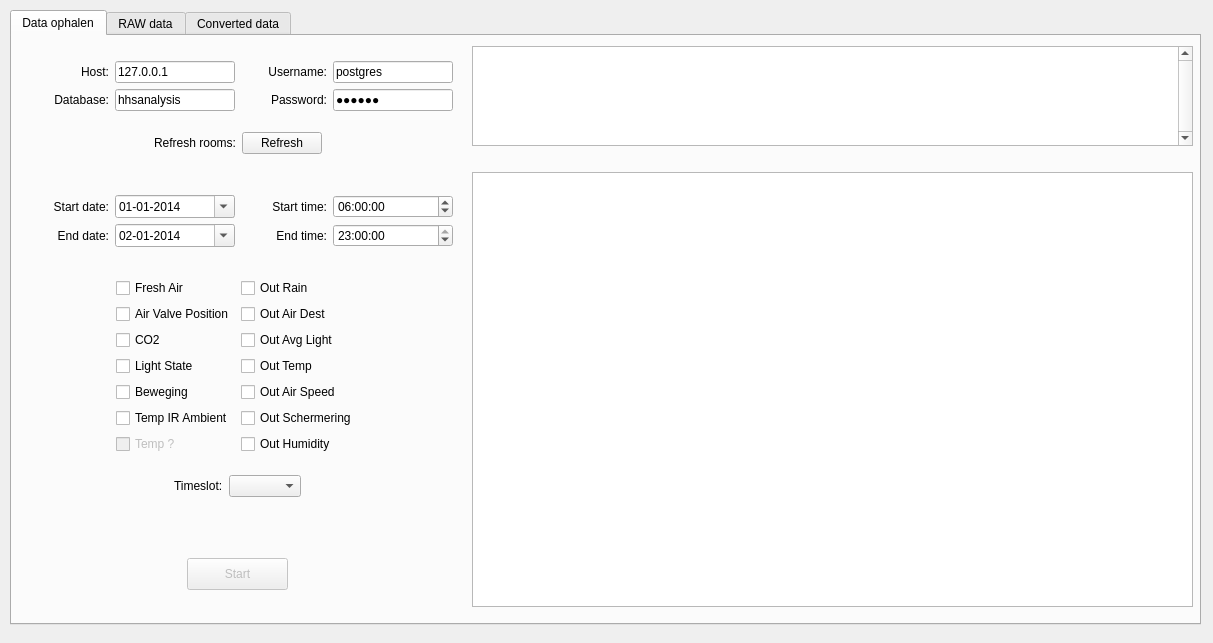
<?xml version="1.0" encoding="UTF-8"?>
<ui version="4.0">
 <class>windowConnectDatabase</class>
 <widget class="QWidget" name="windowConnectDatabase">
  <property name="geometry">
   <rect>
    <x>0</x>
    <y>0</y>
    <width>1213</width>
    <height>643</height>
   </rect>
  </property>
  <property name="windowTitle">
   <string>Import data via database</string>
  </property>
  <widget class="QTabWidget" name="tabWidget">
   <property name="geometry">
    <rect>
     <x>10</x>
     <y>10</y>
     <width>1191</width>
     <height>615</height>
    </rect>
   </property>
   <property name="sizePolicy">
    <sizepolicy hsizetype="Expanding" vsizetype="Expanding">
     <horstretch>0</horstretch>
     <verstretch>0</verstretch>
    </sizepolicy>
   </property>
   <property name="minimumSize">
    <size>
     <width>1191</width>
     <height>615</height>
    </size>
   </property>
   <property name="maximumSize">
    <size>
     <width>781</width>
     <height>16777215</height>
    </size>
   </property>
   <property name="currentIndex">
    <number>0</number>
   </property>
   <widget class="QWidget" name="tab_1">
    <attribute name="title">
     <string>Data ophalen</string>
    </attribute>
    <widget class="QWidget" name="verticalLayoutWidget">
     <property name="geometry">
      <rect>
       <x>460</x>
       <y>10</y>
       <width>721</width>
       <height>561</height>
      </rect>
     </property>
     <layout class="QVBoxLayout" name="verticalLayout">
      <item>
       <widget class="QTextBrowser" name="logEntry">
        <property name="sizePolicy">
         <sizepolicy hsizetype="Expanding" vsizetype="Maximum">
          <horstretch>0</horstretch>
          <verstretch>0</verstretch>
         </sizepolicy>
        </property>
        <property name="maximumSize">
         <size>
          <width>16777215</width>
          <height>100</height>
         </size>
        </property>
        <property name="verticalScrollBarPolicy">
         <enum>Qt::ScrollBarAlwaysOn</enum>
        </property>
        <property name="lineWrapMode">
         <enum>QTextEdit::NoWrap</enum>
        </property>
       </widget>
      </item>
      <item>
       <spacer name="verticalSpacer">
        <property name="orientation">
         <enum>Qt::Vertical</enum>
        </property>
        <property name="sizeType">
         <enum>QSizePolicy::Fixed</enum>
        </property>
        <property name="sizeHint" stdset="0">
         <size>
          <width>20</width>
          <height>20</height>
         </size>
        </property>
       </spacer>
      </item>
      <item>
       <widget class="QTableView" name="tableView"/>
      </item>
     </layout>
    </widget>
    <widget class="QWidget" name="gridLayoutWidget">
     <property name="geometry">
      <rect>
       <x>10</x>
       <y>10</y>
       <width>431</width>
       <height>561</height>
      </rect>
     </property>
     <layout class="QGridLayout" name="gridLayout_4">
      <item row="3" column="0">
       <layout class="QHBoxLayout" name="horizontalLayout_5">
        <item>
         <layout class="QVBoxLayout" name="verticalLayout_15">
          <item>
           <widget class="QLabel" name="Text_startdate">
            <property name="text">
             <string>Start date:</string>
            </property>
            <property name="alignment">
             <set>Qt::AlignRight|Qt::AlignTrailing|Qt::AlignVCenter</set>
            </property>
           </widget>
          </item>
          <item>
           <widget class="QLabel" name="Text_enddate">
            <property name="text">
             <string>End date:</string>
            </property>
            <property name="alignment">
             <set>Qt::AlignRight|Qt::AlignTrailing|Qt::AlignVCenter</set>
            </property>
           </widget>
          </item>
         </layout>
        </item>
       </layout>
      </item>
      <item row="0" column="0">
       <layout class="QVBoxLayout" name="verticalLayout_5">
        <item>
         <widget class="QLabel" name="Text_host">
          <property name="layoutDirection">
           <enum>Qt::LeftToRight</enum>
          </property>
          <property name="text">
           <string>Host:</string>
          </property>
          <property name="alignment">
           <set>Qt::AlignRight|Qt::AlignTrailing|Qt::AlignVCenter</set>
          </property>
         </widget>
        </item>
        <item>
         <widget class="QLabel" name="Text_database">
          <property name="layoutDirection">
           <enum>Qt::LeftToRight</enum>
          </property>
          <property name="text">
           <string>Database:</string>
          </property>
          <property name="alignment">
           <set>Qt::AlignRight|Qt::AlignTrailing|Qt::AlignVCenter</set>
          </property>
         </widget>
        </item>
       </layout>
      </item>
      <item row="0" column="1">
       <layout class="QVBoxLayout" name="verticalLayout_6">
        <item>
         <widget class="QLineEdit" name="db_host">
          <property name="minimumSize">
           <size>
            <width>120</width>
            <height>0</height>
           </size>
          </property>
          <property name="maximumSize">
           <size>
            <width>120</width>
            <height>16777215</height>
           </size>
          </property>
          <property name="text">
           <string>127.0.0.1</string>
          </property>
         </widget>
        </item>
        <item>
         <widget class="QLineEdit" name="db_name">
          <property name="minimumSize">
           <size>
            <width>120</width>
            <height>0</height>
           </size>
          </property>
          <property name="maximumSize">
           <size>
            <width>120</width>
            <height>16777215</height>
           </size>
          </property>
          <property name="text">
           <string>hhsanalysis</string>
          </property>
         </widget>
        </item>
       </layout>
      </item>
      <item row="3" column="1">
       <layout class="QVBoxLayout" name="verticalLayout_16">
        <item>
         <widget class="QDateEdit" name="date_start">
          <property name="dateTime">
           <datetime>
            <hour>0</hour>
            <minute>0</minute>
            <second>0</second>
            <year>2014</year>
            <month>1</month>
            <day>1</day>
           </datetime>
          </property>
          <property name="currentSection">
           <enum>QDateTimeEdit::DaySection</enum>
          </property>
          <property name="displayFormat">
           <string>dd-MM-yyyy</string>
          </property>
          <property name="calendarPopup">
           <bool>true</bool>
          </property>
          <property name="date">
           <date>
            <year>2014</year>
            <month>1</month>
            <day>1</day>
           </date>
          </property>
         </widget>
        </item>
        <item>
         <widget class="QDateEdit" name="date_end">
          <property name="dateTime">
           <datetime>
            <hour>0</hour>
            <minute>0</minute>
            <second>0</second>
            <year>2014</year>
            <month>1</month>
            <day>2</day>
           </datetime>
          </property>
          <property name="displayFormat">
           <string>dd-MM-yyyy</string>
          </property>
          <property name="calendarPopup">
           <bool>true</bool>
          </property>
          <property name="date">
           <date>
            <year>2014</year>
            <month>1</month>
            <day>2</day>
           </date>
          </property>
         </widget>
        </item>
       </layout>
      </item>
      <item row="3" column="3">
       <layout class="QVBoxLayout" name="verticalLayout_18">
        <item>
         <widget class="QTimeEdit" name="time_start">
          <property name="dateTime">
           <datetime>
            <hour>6</hour>
            <minute>0</minute>
            <second>0</second>
            <year>2000</year>
            <month>1</month>
            <day>1</day>
           </datetime>
          </property>
          <property name="calendarPopup">
           <bool>false</bool>
          </property>
          <property name="time">
           <time>
            <hour>6</hour>
            <minute>0</minute>
            <second>0</second>
           </time>
          </property>
         </widget>
        </item>
        <item>
         <widget class="QTimeEdit" name="time_end">
          <property name="dateTime">
           <datetime>
            <hour>23</hour>
            <minute>0</minute>
            <second>0</second>
            <year>2000</year>
            <month>1</month>
            <day>1</day>
           </datetime>
          </property>
          <property name="time">
           <time>
            <hour>23</hour>
            <minute>0</minute>
            <second>0</second>
           </time>
          </property>
         </widget>
        </item>
       </layout>
      </item>
      <item row="3" column="2">
       <layout class="QVBoxLayout" name="verticalLayout_17">
        <item>
         <widget class="QLabel" name="Text_starttime">
          <property name="text">
           <string>Start time:</string>
          </property>
          <property name="alignment">
           <set>Qt::AlignRight|Qt::AlignTrailing|Qt::AlignVCenter</set>
          </property>
         </widget>
        </item>
        <item>
         <widget class="QLabel" name="Text_endtime">
          <property name="text">
           <string>End time:</string>
          </property>
          <property name="alignment">
           <set>Qt::AlignRight|Qt::AlignTrailing|Qt::AlignVCenter</set>
          </property>
         </widget>
        </item>
       </layout>
      </item>
      <item row="0" column="3">
       <layout class="QVBoxLayout" name="verticalLayout_9">
        <item>
         <widget class="QLineEdit" name="db_user">
          <property name="minimumSize">
           <size>
            <width>120</width>
            <height>0</height>
           </size>
          </property>
          <property name="maximumSize">
           <size>
            <width>120</width>
            <height>16777215</height>
           </size>
          </property>
          <property name="text">
           <string>postgres</string>
          </property>
         </widget>
        </item>
        <item>
         <widget class="QLineEdit" name="db_passw">
          <property name="minimumSize">
           <size>
            <width>120</width>
            <height>0</height>
           </size>
          </property>
          <property name="maximumSize">
           <size>
            <width>120</width>
            <height>16777215</height>
           </size>
          </property>
          <property name="autoFillBackground">
           <bool>false</bool>
          </property>
          <property name="text">
           <string>geheim</string>
          </property>
          <property name="echoMode">
           <enum>QLineEdit::Password</enum>
          </property>
         </widget>
        </item>
       </layout>
      </item>
      <item row="0" column="2">
       <layout class="QVBoxLayout" name="verticalLayout_10">
        <item>
         <widget class="QLabel" name="Text_username_3">
          <property name="text">
           <string>Username:</string>
          </property>
          <property name="alignment">
           <set>Qt::AlignRight|Qt::AlignTrailing|Qt::AlignVCenter</set>
          </property>
         </widget>
        </item>
        <item>
         <widget class="QLabel" name="Text_password_3">
          <property name="text">
           <string>Password:</string>
          </property>
          <property name="alignment">
           <set>Qt::AlignRight|Qt::AlignTrailing|Qt::AlignVCenter</set>
          </property>
         </widget>
        </item>
       </layout>
      </item>
      <item row="1" column="0" colspan="4">
       <layout class="QHBoxLayout" name="horizontalLayout_4">
        <item>
         <spacer name="horizontalSpacer_2">
          <property name="orientation">
           <enum>Qt::Horizontal</enum>
          </property>
          <property name="sizeHint" stdset="0">
           <size>
            <width>40</width>
            <height>20</height>
           </size>
          </property>
         </spacer>
        </item>
        <item>
         <widget class="QLabel" name="Text_refreshrooms_3">
          <property name="text">
           <string>Refresh rooms:</string>
          </property>
          <property name="scaledContents">
           <bool>false</bool>
          </property>
          <property name="alignment">
           <set>Qt::AlignRight|Qt::AlignTrailing|Qt::AlignVCenter</set>
          </property>
         </widget>
        </item>
        <item>
         <widget class="QPushButton" name="pushRefresh">
          <property name="enabled">
           <bool>true</bool>
          </property>
          <property name="text">
           <string>Refresh</string>
          </property>
         </widget>
        </item>
        <item>
         <spacer name="horizontalSpacer">
          <property name="orientation">
           <enum>Qt::Horizontal</enum>
          </property>
          <property name="sizeHint" stdset="0">
           <size>
            <width>40</width>
            <height>20</height>
           </size>
          </property>
         </spacer>
        </item>
       </layout>
      </item>
      <item row="5" column="0" colspan="2">
       <layout class="QHBoxLayout" name="horizontalLayout_8">
        <item>
         <spacer name="horizontalSpacer_3">
          <property name="orientation">
           <enum>Qt::Horizontal</enum>
          </property>
          <property name="sizeHint" stdset="0">
           <size>
            <width>40</width>
            <height>20</height>
           </size>
          </property>
         </spacer>
        </item>
        <item>
         <layout class="QVBoxLayout" name="verticalLayout_19">
          <item>
           <widget class="QCheckBox" name="checkAirFlow">
            <property name="enabled">
             <bool>true</bool>
            </property>
            <property name="text">
             <string>Fresh Air</string>
            </property>
            <property name="checked">
             <bool>false</bool>
            </property>
           </widget>
          </item>
          <item>
           <widget class="QCheckBox" name="checkValve">
            <property name="text">
             <string>Air Valve Position</string>
            </property>
           </widget>
          </item>
          <item>
           <widget class="QCheckBox" name="checkCO2">
            <property name="enabled">
             <bool>true</bool>
            </property>
            <property name="text">
             <string>CO2</string>
            </property>
            <property name="checked">
             <bool>false</bool>
            </property>
           </widget>
          </item>
          <item>
           <widget class="QCheckBox" name="checkLightState">
            <property name="text">
             <string>Light State</string>
            </property>
           </widget>
          </item>
          <item>
           <widget class="QCheckBox" name="checkPres">
            <property name="text">
             <string>Beweging</string>
            </property>
            <property name="checked">
             <bool>false</bool>
            </property>
           </widget>
          </item>
          <item>
           <widget class="QCheckBox" name="checkTempIr">
            <property name="text">
             <string>Temp IR Ambient</string>
            </property>
           </widget>
          </item>
          <item>
           <widget class="QCheckBox" name="checkTemp">
            <property name="enabled">
             <bool>false</bool>
            </property>
            <property name="text">
             <string>Temp ?</string>
            </property>
            <property name="checked">
             <bool>false</bool>
            </property>
           </widget>
          </item>
         </layout>
        </item>
       </layout>
      </item>
      <item row="6" column="0" colspan="4">
       <layout class="QHBoxLayout" name="horizontalLayout_10">
        <item>
         <spacer name="horizontalSpacer_5">
          <property name="orientation">
           <enum>Qt::Horizontal</enum>
          </property>
          <property name="sizeHint" stdset="0">
           <size>
            <width>40</width>
            <height>20</height>
           </size>
          </property>
         </spacer>
        </item>
        <item>
         <widget class="QLabel" name="Text_timeslot">
          <property name="text">
           <string>Timeslot:</string>
          </property>
         </widget>
        </item>
        <item>
         <widget class="QComboBox" name="comboTime">
          <property name="sizePolicy">
           <sizepolicy hsizetype="Fixed" vsizetype="Fixed">
            <horstretch>0</horstretch>
            <verstretch>0</verstretch>
           </sizepolicy>
          </property>
         </widget>
        </item>
        <item>
         <spacer name="horizontalSpacer_6">
          <property name="orientation">
           <enum>Qt::Horizontal</enum>
          </property>
          <property name="sizeHint" stdset="0">
           <size>
            <width>40</width>
            <height>20</height>
           </size>
          </property>
         </spacer>
        </item>
       </layout>
      </item>
      <item row="4" column="0" colspan="4">
       <spacer name="verticalSpacer_4">
        <property name="orientation">
         <enum>Qt::Vertical</enum>
        </property>
        <property name="sizeType">
         <enum>QSizePolicy::Fixed</enum>
        </property>
        <property name="sizeHint" stdset="0">
         <size>
          <width>20</width>
          <height>10</height>
         </size>
        </property>
       </spacer>
      </item>
      <item row="9" column="0" colspan="4">
       <layout class="QHBoxLayout" name="horizontalLayout_11">
        <item>
         <spacer name="horizontalSpacer_7">
          <property name="orientation">
           <enum>Qt::Horizontal</enum>
          </property>
          <property name="sizeHint" stdset="0">
           <size>
            <width>40</width>
            <height>20</height>
           </size>
          </property>
         </spacer>
        </item>
        <item>
         <widget class="QPushButton" name="pushStart">
          <property name="enabled">
           <bool>false</bool>
          </property>
          <property name="sizePolicy">
           <sizepolicy hsizetype="Fixed" vsizetype="Fixed">
            <horstretch>0</horstretch>
            <verstretch>0</verstretch>
           </sizepolicy>
          </property>
          <property name="minimumSize">
           <size>
            <width>101</width>
            <height>32</height>
           </size>
          </property>
          <property name="maximumSize">
           <size>
            <width>101</width>
            <height>32</height>
           </size>
          </property>
          <property name="cursor">
           <cursorShape>ArrowCursor</cursorShape>
          </property>
          <property name="text">
           <string>Start</string>
          </property>
         </widget>
        </item>
        <item>
         <spacer name="horizontalSpacer_8">
          <property name="orientation">
           <enum>Qt::Horizontal</enum>
          </property>
          <property name="sizeHint" stdset="0">
           <size>
            <width>40</width>
            <height>20</height>
           </size>
          </property>
         </spacer>
        </item>
       </layout>
      </item>
      <item row="8" column="0" colspan="4">
       <layout class="QHBoxLayout" name="horizontalLayout_12">
        <item>
         <spacer name="verticalSpacer_3">
          <property name="orientation">
           <enum>Qt::Vertical</enum>
          </property>
          <property name="sizeType">
           <enum>QSizePolicy::Fixed</enum>
          </property>
          <property name="sizeHint" stdset="0">
           <size>
            <width>20</width>
            <height>40</height>
           </size>
          </property>
         </spacer>
        </item>
       </layout>
      </item>
      <item row="5" column="2" colspan="2">
       <layout class="QHBoxLayout" name="horizontalLayout_9">
        <item>
         <layout class="QVBoxLayout" name="verticalLayout_20">
          <item>
           <widget class="QCheckBox" name="checkOutRain">
            <property name="text">
             <string>Out Rain</string>
            </property>
           </widget>
          </item>
          <item>
           <widget class="QCheckBox" name="checkOutAirDest">
            <property name="text">
             <string>Out Air Dest</string>
            </property>
           </widget>
          </item>
          <item>
           <widget class="QCheckBox" name="checkOutLight">
            <property name="text">
             <string>Out Avg Light</string>
            </property>
           </widget>
          </item>
          <item>
           <widget class="QCheckBox" name="checkOutTemp">
            <property name="text">
             <string>Out Temp</string>
            </property>
           </widget>
          </item>
          <item>
           <widget class="QCheckBox" name="checkOutAirSpeed">
            <property name="text">
             <string>Out Air Speed</string>
            </property>
           </widget>
          </item>
          <item>
           <widget class="QCheckBox" name="checkOutScherming">
            <property name="text">
             <string>Out Schermering</string>
            </property>
           </widget>
          </item>
          <item>
           <widget class="QCheckBox" name="checkOutHumidity">
            <property name="text">
             <string>Out Humidity</string>
            </property>
           </widget>
          </item>
         </layout>
        </item>
        <item>
         <spacer name="horizontalSpacer_4">
          <property name="orientation">
           <enum>Qt::Horizontal</enum>
          </property>
          <property name="sizeHint" stdset="0">
           <size>
            <width>40</width>
            <height>20</height>
           </size>
          </property>
         </spacer>
        </item>
       </layout>
      </item>
      <item row="2" column="0" colspan="4">
       <spacer name="verticalSpacer_5">
        <property name="orientation">
         <enum>Qt::Vertical</enum>
        </property>
        <property name="sizeType">
         <enum>QSizePolicy::Fixed</enum>
        </property>
        <property name="sizeHint" stdset="0">
         <size>
          <width>20</width>
          <height>20</height>
         </size>
        </property>
       </spacer>
      </item>
     </layout>
    </widget>
   </widget>
   <widget class="QWidget" name="tab_2">
    <attribute name="title">
     <string>RAW data</string>
    </attribute>
    <widget class="QWidget" name="verticalLayoutWidget_14">
     <property name="geometry">
      <rect>
       <x>12</x>
       <y>10</y>
       <width>1161</width>
       <height>561</height>
      </rect>
     </property>
     <layout class="QVBoxLayout" name="verticalLayout_25">
      <item>
       <widget class="QTableView" name="tableSensors"/>
      </item>
      <item>
       <widget class="QTableView" name="tableRawData"/>
      </item>
     </layout>
    </widget>
   </widget>
   <widget class="QWidget" name="tab_6">
    <attribute name="title">
     <string>Converted data</string>
    </attribute>
    <widget class="QWidget" name="">
     <property name="geometry">
      <rect>
       <x>11</x>
       <y>18</y>
       <width>1160</width>
       <height>551</height>
      </rect>
     </property>
     <layout class="QVBoxLayout" name="verticalLayout_24">
      <item>
       <layout class="QVBoxLayout" name="verticalLayout_21">
        <item>
         <widget class="QTableView" name="tableConvertedData"/>
        </item>
       </layout>
      </item>
      <item>
       <layout class="QHBoxLayout" name="horizontalLayout_15">
        <item>
         <widget class="QLabel" name="label_12">
          <property name="text">
           <string>Export met delimeter:</string>
          </property>
         </widget>
        </item>
        <item>
         <widget class="QComboBox" name="comboExportDelim">
          <property name="sizePolicy">
           <sizepolicy hsizetype="Fixed" vsizetype="Fixed">
            <horstretch>0</horstretch>
            <verstretch>0</verstretch>
           </sizepolicy>
          </property>
         </widget>
        </item>
        <item>
         <spacer name="horizontalSpacer_10">
          <property name="orientation">
           <enum>Qt::Horizontal</enum>
          </property>
          <property name="sizeType">
           <enum>QSizePolicy::Fixed</enum>
          </property>
          <property name="sizeHint" stdset="0">
           <size>
            <width>20</width>
            <height>20</height>
           </size>
          </property>
         </spacer>
        </item>
        <item>
         <widget class="QPushButton" name="pushExportCSV">
          <property name="enabled">
           <bool>false</bool>
          </property>
          <property name="sizePolicy">
           <sizepolicy hsizetype="Fixed" vsizetype="Fixed">
            <horstretch>0</horstretch>
            <verstretch>0</verstretch>
           </sizepolicy>
          </property>
          <property name="minimumSize">
           <size>
            <width>101</width>
            <height>32</height>
           </size>
          </property>
          <property name="maximumSize">
           <size>
            <width>150</width>
            <height>32</height>
           </size>
          </property>
          <property name="text">
           <string>Export to CSV</string>
          </property>
         </widget>
        </item>
        <item>
         <spacer name="horizontalSpacer_9">
          <property name="orientation">
           <enum>Qt::Horizontal</enum>
          </property>
          <property name="sizeType">
           <enum>QSizePolicy::Expanding</enum>
          </property>
          <property name="sizeHint" stdset="0">
           <size>
            <width>100</width>
            <height>20</height>
           </size>
          </property>
         </spacer>
        </item>
        <item>
         <widget class="QPushButton" name="pushAnalyseData">
          <property name="enabled">
           <bool>false</bool>
          </property>
          <property name="sizePolicy">
           <sizepolicy hsizetype="Fixed" vsizetype="Fixed">
            <horstretch>0</horstretch>
            <verstretch>0</verstretch>
           </sizepolicy>
          </property>
          <property name="minimumSize">
           <size>
            <width>101</width>
            <height>32</height>
           </size>
          </property>
          <property name="maximumSize">
           <size>
            <width>150</width>
            <height>32</height>
           </size>
          </property>
          <property name="text">
           <string>Analyse data</string>
          </property>
         </widget>
        </item>
       </layout>
      </item>
     </layout>
    </widget>
   </widget>
  </widget>
 </widget>
 <resources/>
 <connections/>
</ui>
